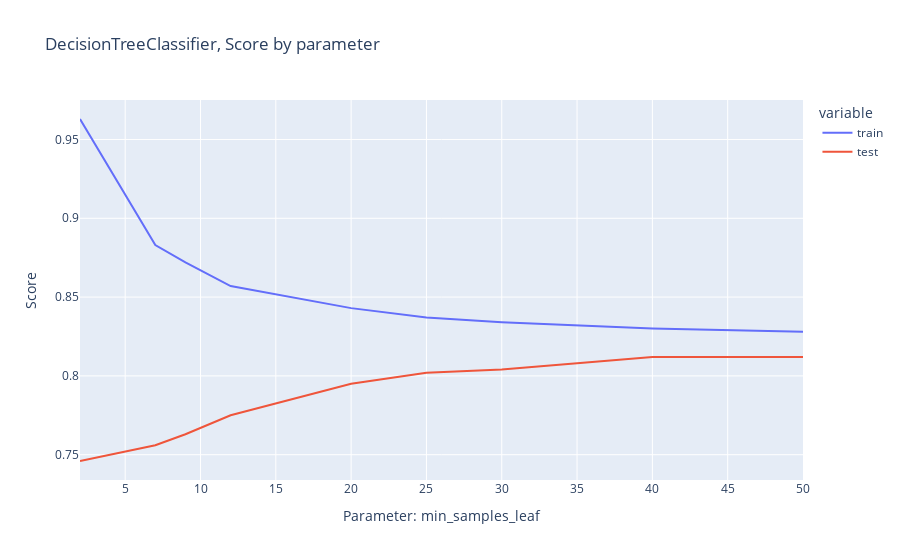

The notebook cell saved with this chart:
### Code cell
import plotly.express as px

fig = px.line(score, x=score.index, y=[score.train, score.test], title='DecisionTreeClassifier, Score by parameter')

fig.update_xaxes(title_text='Parameter: min_samples_leaf')
fig.update_yaxes(title_text='Score')
                  
fig.show()

### Figure 1 — Plotly figure (JSON) as saved in the notebook; plotly's stock layout.template omitted (floating-point values rounded to 4 significant figures)
{"data": [{"hovertemplate": "variable=train<br>index=%{x}<br>value=%{y}<extra></extra>", "legendgroup": "train", "line": {"color": "#636efa", "dash": "solid"}, "marker": {"symbol": "circle"}, "mode": "lines", "name": "train", "orientation": "h", "showlegend": true, "type": "scatter", "x": [2, 7, 9, 12, 20, 25, 30, 40, 50], "xaxis": "x", "y": [0.963, 0.883, 0.872, 0.857, 0.843, 0.837, 0.834, 0.83, 0.828], "yaxis": "y"}, {"hovertemplate": "variable=test<br>index=%{x}<br>value=%{y}<extra></extra>", "legendgroup": "test", "line": {"color": "#EF553B", "dash": "solid"}, "marker": {"symbol": "circle"}, "mode": "lines", "name": "test", "orientation": "h", "showlegend": true, "type": "scatter", "x": [2, 7, 9, 12, 20, 25, 30, 40, 50], "xaxis": "x", "y": [0.746, 0.756, 0.763, 0.775, 0.795, 0.802, 0.804, 0.812, 0.812], "yaxis": "y"}], "layout": {"legend": {"title": {"text": "variable"}, "tracegroupgap": 0}, "title": {"text": "DecisionTreeClassifier, Score by parameter"}, "xaxis": {"anchor": "y", "domain": [0, 1], "title": {"text": "Parameter: min_samples_leaf"}}, "yaxis": {"anchor": "x", "domain": [0, 1], "title": {"text": "Score"}}}}
